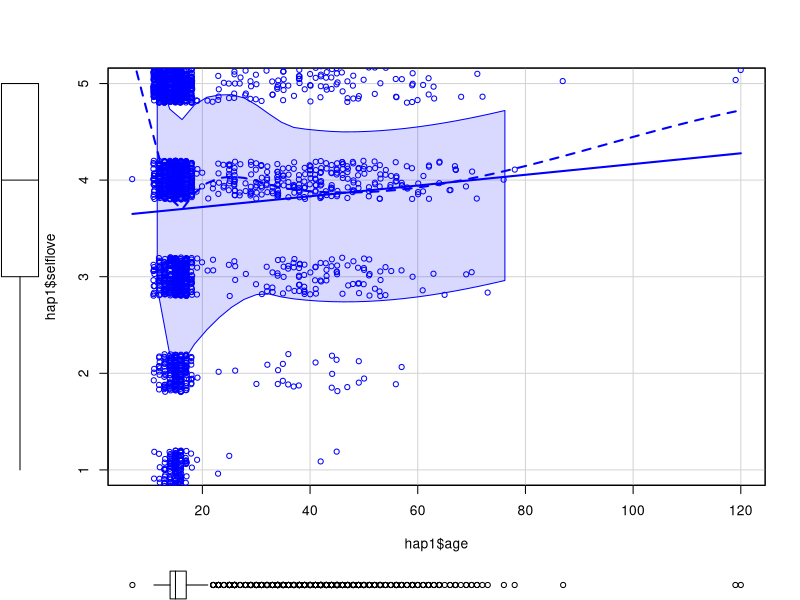
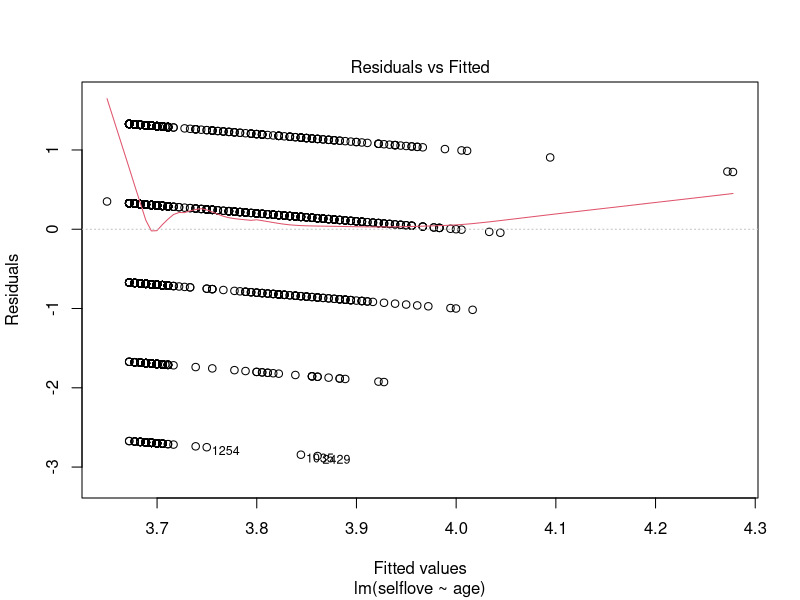
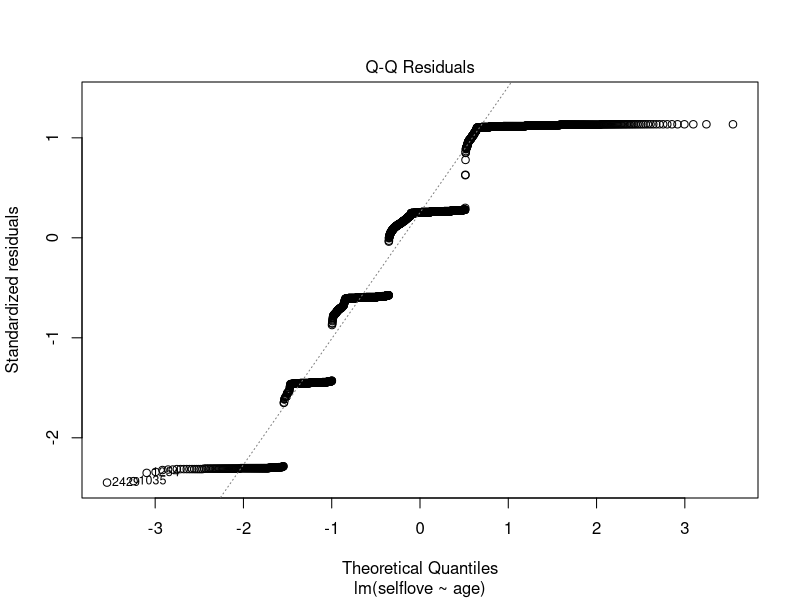
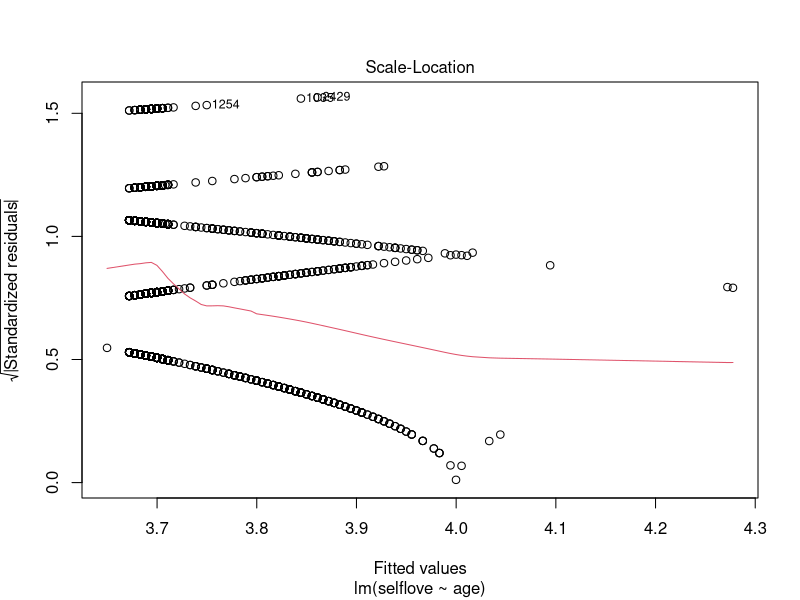
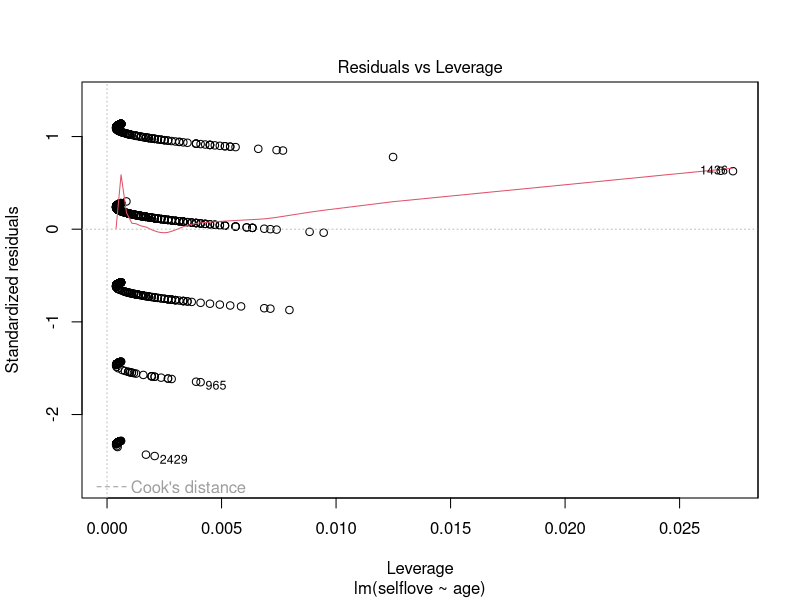
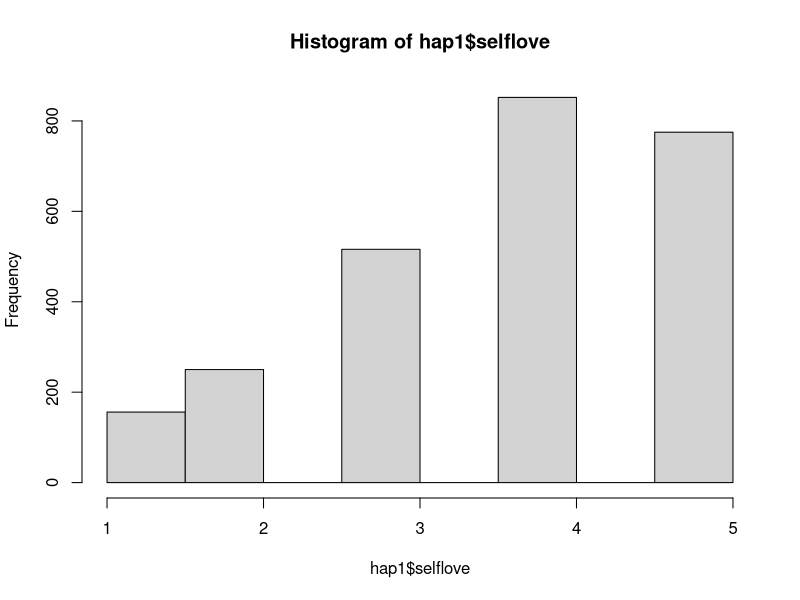
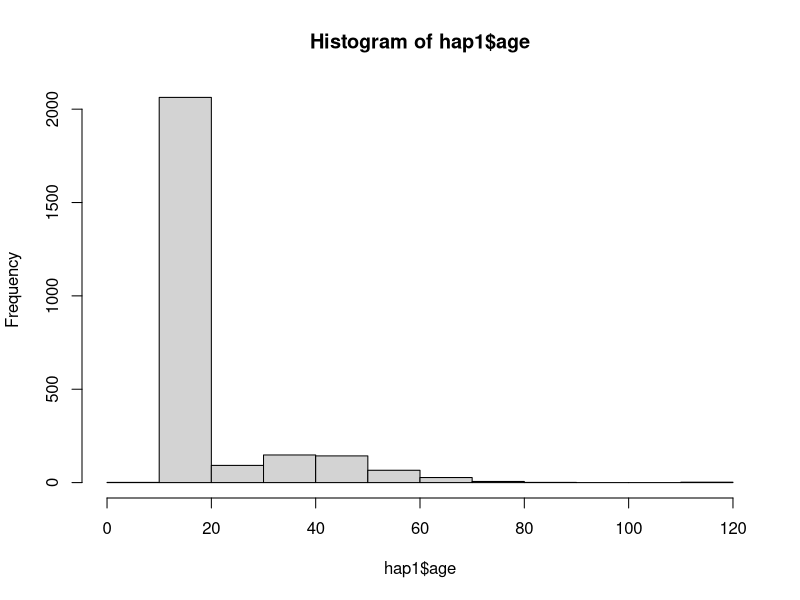
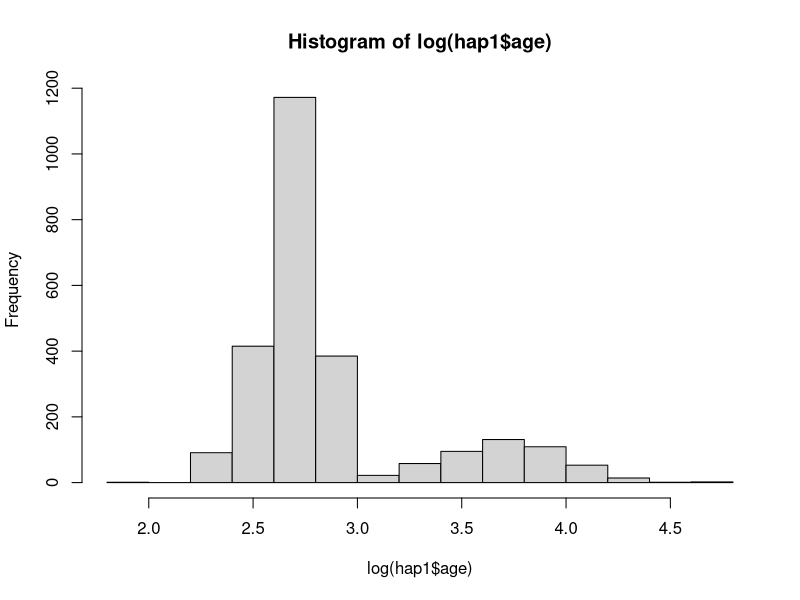

Here is the R script that generated these plots, in order: (Note: this script raises an error after producing the figures.)
getwd()
setwd("W203 Week 13")

hap <- read.csv("Happiness.csv")
head(hap)
table(names(hap))
summary(hap)

# I will use the frequency of being outdoors as the independent variable
hap1 <- hap[, c(15, 4)]
head(hap1)
names(hap1) <- c("selflove", "age")


# a: conduct a correlation or t-test
# ?cor.test
hcor <- cor.test(x = hap1$age, y = hap1$selflove, alternative = "two.sided")

hcor$estimate^2

# we see that outdoors has a weak positive relationship with self-love, r  = 0.31, p < 0.01

# ?pairwise.t.test()
# pairwise.t.test(hap1$selflove, hap1$age, p.adjust.method = "bonferroni")

# b: produce a scatterplot
library(car)
scatterplot(hap1$age, hap1$selflove, jitter = list(x  = 1, y = 1))

# plot(hap1$outdoors, hap1$selflove)

# c. run a linear regression

hap1model <- lm(selflove ~ age, data  = hap1, na.action = na.exclude)
summary(hap1model)
plot(hap1model)

hist(hap1$selflove)
hist(hap1$age)
shapiro.test(log(hap1$age))

hist(log(hap1$age))

boxcox(hap1model)
